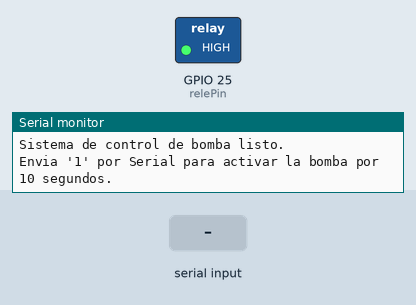
A sketch run on a simulated ESP32. Shown: switched loads named in the sketch (green lamp = pin HIGH), the last lines printed to the serial monitor. The test bench sets the inputs (shaded band).

Above: at 1.2 s.
1.3 s: "1\n" received over Serial
At 1.9 s:
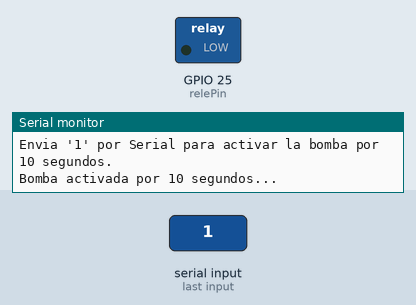
Timing chart, 0 to 12.8 s (numbered marks = the images above; inputs shaded):
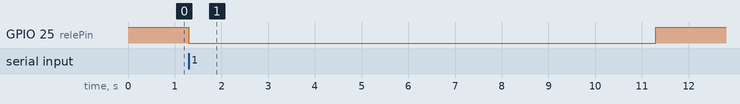

Measured:
- after the input at 1.3 s, GPIO 25 (relePin): HIGH → LOW at once, → HIGH 10.0 s later

The sketch:

bomba-agua.ino
```cpp
const int relePin = 25;
int comando = 0;

void setup() {
  pinMode(relePin, OUTPUT);
  digitalWrite(relePin, HIGH); // Rele apagado inicialmente

  Serial.begin(115200);
  Serial.println("Sistema de control de bomba listo.");
  Serial.println("Envia '1' por Serial para activar la bomba por 10 segundos.");
}

void loop() {
  if (Serial.available() > 0) {
    comando = Serial.parseInt();

    if (comando == 1) {
      Serial.println("Bomba activada por 10 segundos...");
      digitalWrite(relePin, LOW); // Enciende la bomba

      delay(10000);               // Espera 10 segundos

      digitalWrite(relePin, HIGH); // Apaga la bomba
      Serial.println("Bomba desactivada.");
    } else {
      Serial.println("Comando no reconocido. Usa '1' para activar la bomba.");
    }

    while (Serial.available() > 0) {
      Serial.read();
    }
  }
}
```
